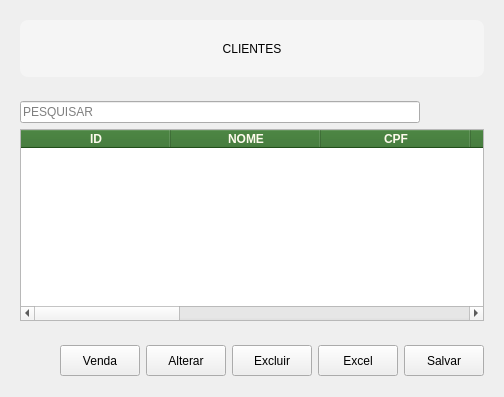
            <widget class="QWidget" name="consulta_cliente">
             <layout class="QVBoxLayout" name="verticalLayout_19">
              <item>
               <widget class="QWidget" name="widget_33" native="true">
                <property name="minimumSize">
                 <size>
                  <width>0</width>
                  <height>75</height>
                 </size>
                </property>
                <property name="maximumSize">
                 <size>
                  <width>16777215</width>
                  <height>75</height>
                 </size>
                </property>
                <property name="layoutDirection">
                 <enum>Qt::LayoutDirection::LeftToRight</enum>
                </property>
                <property name="styleSheet">
                 <string notr="true">QFrame {
    background-color: #F5F5F5;
    border-radius: 8px;
}</string>
                </property>
                <layout class="QGridLayout" name="gridLayout_10">
                 <item row="0" column="0">
                  <widget class="QLabel" name="label_11">
                   <property name="text">
                    <string>CLIENTES</string>
                   </property>
                   <property name="alignment">
                    <set>Qt::AlignmentFlag::AlignCenter</set>
                   </property>
                  </widget>
                 </item>
                </layout>
               </widget>
              </item>
              <item>
               <widget class="QWidget" name="widget_34" native="true">
                <property name="minimumSize">
                 <size>
                  <width>0</width>
                  <height>0</height>
                 </size>
                </property>
                <property name="maximumSize">
                 <size>
                  <width>16777215</width>
                  <height>16777215</height>
                 </size>
                </property>
                <layout class="QVBoxLayout" name="verticalLayout_27">
                 <item>
                  <widget class="QSplitter" name="splitter_2">
                   <property name="orientation">
                    <enum>Qt::Orientation::Horizontal</enum>
                   </property>
                   <widget class="QLineEdit" name="txt_pesquisar_cliente">
                    <property name="minimumSize">
                     <size>
                      <width>200</width>
                      <height>0</height>
                     </size>
                    </property>
                    <property name="maximumSize">
                     <size>
                      <width>400</width>
                      <height>16777215</height>
                     </size>
                    </property>
                    <property name="placeholderText">
                     <string>PESQUISAR</string>
                    </property>
                   </widget>
                  </widget>
                 </item>
                 <item>
                  <widget class="QTableWidget" name="tb_clientes">
                   <property name="styleSheet">
                    <string notr="true">QHeaderView{
	
	color: #fdfaec;
	background-color: #2E6E25;
}</string>
                   </property>
                   <property name="editTriggers">
                    <set>QAbstractItemView::EditTrigger::NoEditTriggers</set>
                   </property>
                   <property name="selectionBehavior">
                    <enum>QAbstractItemView::SelectionBehavior::SelectRows</enum>
                   </property>
                   <property name="sortingEnabled">
                    <bool>true</bool>
                   </property>
                   <property name="rowCount">
                    <number>0</number>
                   </property>
                   <attribute name="horizontalHeaderCascadingSectionResizes">
                    <bool>true</bool>
                   </attribute>
                   <attribute name="horizontalHeaderDefaultSectionSize">
                    <number>150</number>
                   </attribute>
                   <attribute name="horizontalHeaderStretchLastSection">
                    <bool>true</bool>
                   </attribute>
                   <column>
                    <property name="text">
                     <string>ID</string>
                    </property>
                    <property name="font">
                     <font>
                      <bold>true</bold>
                     </font>
                    </property>
                   </column>
                   <column>
                    <property name="text">
                     <string>NOME</string>
                    </property>
                    <property name="font">
                     <font>
                      <bold>true</bold>
                     </font>
                    </property>
                   </column>
                   <column>
                    <property name="text">
                     <string>CPF</string>
                    </property>
                    <property name="font">
                     <font>
                      <bold>true</bold>
                     </font>
                    </property>
                   </column>
                   <column>
                    <property name="text">
                     <string>LUGRADOURO</string>
                    </property>
                    <property name="font">
                     <font>
                      <bold>true</bold>
                     </font>
                    </property>
                   </column>
                   <column>
                    <property name="text">
                     <string>NUMERO</string>
                    </property>
                    <property name="font">
                     <font>
                      <bold>true</bold>
                     </font>
                    </property>
                   </column>
                   <column>
                    <property name="text">
                     <string>COMPLEMENTO</string>
                    </property>
                    <property name="font">
                     <font>
                      <bold>true</bold>
                     </font>
                    </property>
                   </column>
                   <column>
                    <property name="text">
                     <string>BAIRRO</string>
                    </property>
                    <property name="font">
                     <font>
                      <bold>true</bold>
                     </font>
                    </property>
                   </column>
                   <column>
                    <property name="text">
                     <string>TELEFONE</string>
                    </property>
                    <property name="font">
                     <font>
                      <bold>true</bold>
                     </font>
                    </property>
                   </column>
                   <column>
                    <property name="text">
                     <string>EMAIL</string>
                    </property>
                    <property name="font">
                     <font>
                      <bold>true</bold>
                     </font>
                    </property>
                   </column>
                  </widget>
                 </item>
                </layout>
               </widget>
              </item>
              <item>
               <widget class="QWidget" name="widget_35" native="true">
                <property name="minimumSize">
                 <size>
                  <width>0</width>
                  <height>50</height>
                 </size>
                </property>
                <property name="maximumSize">
                 <size>
                  <width>16777215</width>
                  <height>50</height>
                 </size>
                </property>
                <property name="layoutDirection">
                 <enum>Qt::LayoutDirection::RightToLeft</enum>
                </property>
                <layout class="QHBoxLayout" name="horizontalLayout_6">
                 <item>
                  <widget class="QPushButton" name="btn_salvar_tb_clientes">
                   <property name="enabled">
                    <bool>true</bool>
                   </property>
                   <property name="minimumSize">
                    <size>
                     <width>80</width>
                     <height>31</height>
                    </size>
                   </property>
                   <property name="maximumSize">
                    <size>
                     <width>80</width>
                     <height>31</height>
                    </size>
                   </property>
                   <property name="text">
                    <string>Salvar</string>
                   </property>
                  </widget>
                 </item>
                 <item>
                  <widget class="QPushButton" name="btn_excel_tb_clientes">
                   <property name="minimumSize">
                    <size>
                     <width>80</width>
                     <height>31</height>
                    </size>
                   </property>
                   <property name="text">
                    <string>Excel</string>
                   </property>
                  </widget>
                 </item>
                 <item>
                  <widget class="QPushButton" name="btn_excluir_tb_clientes">
                   <property name="minimumSize">
                    <size>
                     <width>80</width>
                     <height>31</height>
                    </size>
                   </property>
                   <property name="text">
                    <string>Excluir</string>
                   </property>
                  </widget>
                 </item>
                 <item>
                  <widget class="QPushButton" name="pushButton_3">
                   <property name="minimumSize">
                    <size>
                     <width>80</width>
                     <height>31</height>
                    </size>
                   </property>
                   <property name="text">
                    <string>Alterar</string>
                   </property>
                  </widget>
                 </item>
                 <item>
                  <widget class="QPushButton" name="btn_selecionar_cliente">
                   <property name="minimumSize">
                    <size>
                     <width>80</width>
                     <height>31</height>
                    </size>
                   </property>
                   <property name="text">
                    <string>Venda</string>
                   </property>
                  </widget>
                 </item>
                 <item>
                  <spacer name="horizontalSpacer_4">
                   <property name="orientation">
                    <enum>Qt::Orientation::Horizontal</enum>
                   </property>
                   <property name="sizeHint" stdset="0">
                    <size>
                     <width>40</width>
                     <height>20</height>
                    </size>
                   </property>
                  </spacer>
                 </item>
                </layout>
               </widget>
              </item>
             </layout>
            </widget>
